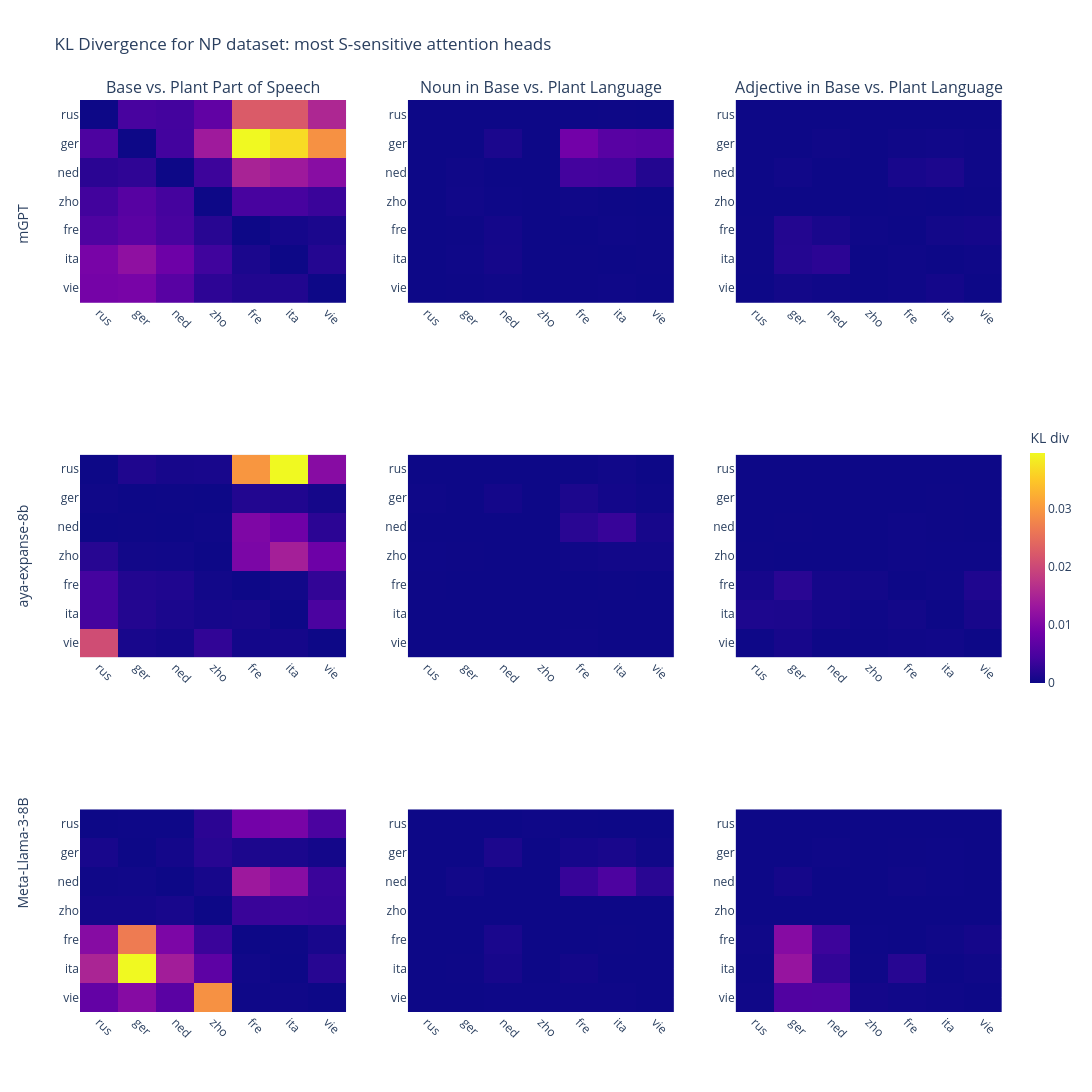

The cell this chart's notebook holds for it:
### Code cell
titles = ["Base vs. Plant Part of Speech", "Noun in Base vs. Plant Language", "Adjective in Base vs. Plant Language"]

fig = make_subplots(rows=3, cols=3, subplot_titles=titles)

# MODEL2HEAD = {
#     "mGPT": (11, 2),
#     "mGPT2": (11, 7),
#     "aya-expanse-8b": (15, 0),
#     "Meta-Llama-3-8B": (14, 25)
# }
# color_scales = ["plasma", "Plotly3", "viridis"]

grids = grids_eng

for idx_model, (model_name, heads) in enumerate(MODEL2HEAD.items()):
    vmin = min(grid.min() for grid in grids[model_name].values() if not np.isnan(grid).all())
    vmax = max(grid.max() for grid in grids[model_name].values() if not np.isnan(grid).all())
    for idx_type, (type_name, title) in enumerate(zip(types, titles)):
        grid = grids[model_name][type_name]
        row = idx_model + 1
        col = idx_type + 1

        # Build annotation text
        text_annotations = [["%.2f" % grid[i, j] for j in range(len(LANGS))] for i in range(len(LANGS))]

        fig.add_trace(go.Heatmap(
            z=grid,
            x=LANGS,
            y=LANGS,
            zmin=vmin,
            zmax=vmax,
            # colorscale=color_scales[idx_model],
            colorscale="plasma",
            # text=text_annotations,
            # texttemplate="%{text}",
            textfont=dict(size=8, color="white"),
            showscale=(row == 1 and col == len(types)),  # only show colorbar on last subplot
            colorbar=dict(
                title='KL div',
                thickness=15,  # width of the colorbar in pixels
                len=0.3,       # length as a fraction of the plot height
            ),
        ), row=row, col=col)

        # Reverse y-axis to match imshow orientation (origin at top-left)
        fig.update_yaxes(autorange='reversed', row=row, col=col)
        fig.update_xaxes(tickangle=45, row=row, col=col)

    fig.update_layout(
        width=1200,
        height=450*len(MODEL2HEAD.keys()),
        title_text=f"KL Divergence for NP dataset: most S-sensitive attention heads",
    )
for idx_model, model_name in enumerate(MODEL2HEAD.keys()):
    # get the y domain of the first col in this row
    axis_key = f"yaxis{idx_model * len(types) + 1 if idx_model > 0 else ''}"
    domain = fig.layout[axis_key].domain
    y_center = (domain[0] + domain[1]) / 2

    fig.add_annotation(
        text=model_name,
        x=-0.05,
        y=y_center,
        xref="paper",
        yref="paper",
        showarrow=False,
        textangle=-90,
        font=dict(size=14),
        xanchor="right",
    )
fig.show()
plotly.offline.plot(fig, filename=f"/Users/fixed/Desktop/saar/thesis/word-order-thesis/output/steer/figures/kl_{EXPERIMENT}_{SRC_LANG}.html", auto_open=False, include_plotlyjs=True)

### Figure 1 — Plotly figure (JSON) as saved in the notebook; plotly's stock layout.template omitted (floating-point values rounded to 4 significant figures)
{"data": [{"colorbar": {"len": 0.3, "thickness": 15, "title": {"text": "KL div"}}, "colorscale": [[0, "#0d0887"], [0.1111, "#46039f"], [0.2222, "#7201a8"], [0.3333, "#9c179e"], [0.4444, "#bd3786"], [0.5556, "#d8576b"], [0.6667, "#ed7953"], [0.7778, "#fb9f3a"], [0.8889, "#fdca26"], [1, "#f0f921"]], "showscale": false, "textfont": {"color": "white", "size": 8}, "type": "heatmap", "x": ["rus", "ger", "ned", "zho", "fre", "ita", "vie"], "xaxis": "x", "y": ["rus", "ger", "ned", "zho", "fre", "ita", "vie"], "yaxis": "y", "z": [[0.0, 0.004651, 0.004245, 0.007091, 0.02256, 0.02226, 0.01545], [0.005073, 0.0, 0.004169, 0.01363, 0.03967, 0.03685, 0.02926], [0.002228, 0.002632, 0.0, 0.00373, 0.01481, 0.01354, 0.01117], [0.004083, 0.006097, 0.004293, 0.0, 0.004643, 0.004474, 0.003451], [0.005261, 0.006521, 0.004624, 0.002054, 0.0, 0.0006555, 0.001103], [0.00943, 0.01184, 0.008344, 0.003949, 0.001103, 0.0, 0.001814], [0.009177, 0.009446, 0.006247, 0.002481, 0.001554, 0.001549, 0.0]], "zmax": 0.03967, "zmin": 0}, {"colorbar": {"len": 0.3, "thickness": 15, "title": {"text": "KL div"}}, "colorscale": [[0, "#0d0887"], [0.1111, "#46039f"], [0.2222, "#7201a8"], [0.3333, "#9c179e"], [0.4444, "#bd3786"], [0.5556, "#d8576b"], [0.6667, "#ed7953"], [0.7778, "#fb9f3a"], [0.8889, "#fdca26"], [1, "#f0f921"]], "showscale": false, "textfont": {"color": "white", "size": 8}, "type": "heatmap", "x": ["rus", "ger", "ned", "zho", "fre", "ita", "vie"], "xaxis": "x2", "y": ["rus", "ger", "ned", "zho", "fre", "ita", "vie"], "yaxis": "y2", "z": [[0.0, 4.696e-06, 3.551e-06, 3.926e-06, 3.271e-05, 6.803e-05, 2.176e-05], [5.634e-07, 0.0, 0.001116, 6.859e-08, 0.008802, 0.006181, 0.00594], [1.085e-06, 0.0002057, 0.0, 8.998e-09, 0.00428, 0.004097, 0.001739], [8.565e-07, 0.0003443, 0.0001074, 0.0, 0.0002492, 5.141e-05, 2.157e-05], [1.509e-06, 5.045e-05, 0.0005297, 3.404e-07, 0.0, 0.0001186, 7.961e-05], [6.256e-08, 0.000133, 0.0006409, 2.362e-08, 7.326e-05, 0.0, 5.799e-05], [9.016e-08, 4.927e-05, 0.0002327, 4.792e-08, 5.818e-05, 0.0001619, 0.0]], "zmax": 0.03967, "zmin": 0}, {"colorbar": {"len": 0.3, "thickness": 15, "title": {"text": "KL div"}}, "colorscale": [[0, "#0d0887"], [0.1111, "#46039f"], [0.2222, "#7201a8"], [0.3333, "#9c179e"], [0.4444, "#bd3786"], [0.5556, "#d8576b"], [0.6667, "#ed7953"], [0.7778, "#fb9f3a"], [0.8889, "#fdca26"], [1, "#f0f921"]], "showscale": true, "textfont": {"color": "white", "size": 8}, "type": "heatmap", "x": ["rus", "ger", "ned", "zho", "fre", "ita", "vie"], "xaxis": "x3", "y": ["rus", "ger", "ned", "zho", "fre", "ita", "vie"], "yaxis": "y3", "z": [[0.0, 3.058e-07, 7.459e-07, 3.14e-07, 2.8e-05, 2.623e-05, 6.205e-06], [3.194e-08, 0.0, 0.0002062, 6.274e-08, 0.0002406, 0.0003092, 0.0001635], [1.761e-08, 0.0003181, 0.0, 5.02e-10, 0.0008303, 0.001162, 0.0001569], [1.002e-06, 1.193e-05, 2.292e-05, 0.0, 4.408e-05, 1.589e-05, 5.379e-05], [5.036e-05, 0.001738, 0.0009304, 0.000128, 0.0, 0.0004383, 0.0006258], [4.963e-05, 0.001754, 0.00232, 4.778e-06, 0.0001626, 0.0, 0.0001405], [3.948e-06, 0.0004407, 0.0002681, 7.602e-08, 0.0001318, 0.0005295, 0.0]], "zmax": 0.03967, "zmin": 0}, {"colorbar": {"len": 0.3, "thickness": 15, "title": {"text": "KL div"}}, "colorscale": [[0, "#0d0887"], [0.1111, "#46039f"], [0.2222, "#7201a8"], [0.3333, "#9c179e"], [0.4444, "#bd3786"], [0.5556, "#d8576b"], [0.6667, "#ed7953"], [0.7778, "#fb9f3a"], [0.8889, "#fdca26"], [1, "#f0f921"]], "showscale": false, "textfont": {"color": "white", "size": 8}, "type": "heatmap", "x": ["rus", "ger", "ned", "zho", "fre", "ita", "vie"], "xaxis": "x4", "y": ["rus", "ger", "ned", "zho", "fre", "ita", "vie"], "yaxis": "y4", "z": [[0.0, 0.00569, 0.003177, 0.003569, 0.1247, 0.166, 0.04594], [0.000964, 0.0, 0.0003265, 0.0001086, 0.006878, 0.006187, 0.002565], [0.0001397, 0.0002038, 0.0, 0.0005083, 0.04232, 0.03554, 0.00986], [0.008285, 0.00177, 0.001302, 0.0, 0.04095, 0.05974, 0.03484], [0.0182, 0.006956, 0.005982, 0.001534, 0.0, 0.001735, 0.01191], [0.01803, 0.007014, 0.004665, 0.002868, 0.003404, 0.0, 0.02057], [0.08639, 0.003626, 0.002207, 0.01168, 0.002095, 0.00253, 0.0]], "zmax": 0.166, "zmin": 0}, {"colorbar": {"len": 0.3, "thickness": 15, "title": {"text": "KL div"}}, "colorscale": [[0, "#0d0887"], [0.1111, "#46039f"], [0.2222, "#7201a8"], [0.3333, "#9c179e"], [0.4444, "#bd3786"], [0.5556, "#d8576b"], [0.6667, "#ed7953"], [0.7778, "#fb9f3a"], [0.8889, "#fdca26"], [1, "#f0f921"]], "showscale": false, "textfont": {"color": "white", "size": 8}, "type": "heatmap", "x": ["rus", "ger", "ned", "zho", "fre", "ita", "vie"], "xaxis": "x5", "y": ["rus", "ger", "ned", "zho", "fre", "ita", "vie"], "yaxis": "y5", "z": [[0.0, 4.002e-05, 3.188e-05, 9.076e-05, 0.0002632, 0.001263, 6.481e-05], [0.0004976, 0.0, 0.002275, 4.986e-05, 0.004781, 0.001987, 0.0007878], [4.173e-05, 2.283e-05, 0.0, 1.316e-05, 0.00911, 0.01373, 0.003217], [0.0004846, 0.0002599, 0.0001472, 0.0, 0.0009158, 0.001621, 0.00177], [0.0003003, 0.0001064, 0.000156, 5.643e-05, 0.0, 0.0003749, 6.433e-05], [3.097e-05, 1.337e-05, 3.336e-05, 8.684e-05, 0.000212, 0.0, 2.455e-05], [7.284e-05, 4.169e-07, 4.293e-05, 2.583e-05, 0.0006882, 0.0001352, 0.0]], "zmax": 0.166, "zmin": 0}, {"colorbar": {"len": 0.3, "thickness": 15, "title": {"text": "KL div"}}, "colorscale": [[0, "#0d0887"], [0.1111, "#46039f"], [0.2222, "#7201a8"], [0.3333, "#9c179e"], [0.4444, "#bd3786"], [0.5556, "#d8576b"], [0.6667, "#ed7953"], [0.7778, "#fb9f3a"], [0.8889, "#fdca26"], [1, "#f0f921"]], "showscale": false, "textfont": {"color": "white", "size": 8}, "type": "heatmap", "x": ["rus", "ger", "ned", "zho", "fre", "ita", "vie"], "xaxis": "x6", "y": ["rus", "ger", "ned", "zho", "fre", "ita", "vie"], "yaxis": "y6", "z": [[0.0, 5.091e-06, 2.466e-06, 6.14e-06, 0.0001186, 0.0001445, 2.172e-05], [1.022e-05, 0.0, 0.0001188, 2.626e-07, 0.000161, 0.0002492, 3.637e-05], [8.81e-06, 0.0002218, 0.0, 8.648e-07, 0.0006051, 0.0002617, 4.045e-06], [0.0001923, 5.788e-05, 0.00014, 0.0, 0.0005811, 0.0004839, 0.0004728], [0.002912, 0.009121, 0.002558, 0.001785, 0.0, 0.0006974, 0.005868], [0.005092, 0.004846, 0.002233, 0.0006163, 0.001808, 0.0, 0.003438], [0.0004851, 0.003297, 0.0003347, 0.0003366, 0.0009238, 0.001188, 0.0]], "zmax": 0.166, "zmin": 0}, {"colorbar": {"len": 0.3, "thickness": 15, "title": {"text": "KL div"}}, "colorscale": [[0, "#0d0887"], [0.1111, "#46039f"], [0.2222, "#7201a8"], [0.3333, "#9c179e"], [0.4444, "#bd3786"], [0.5556, "#d8576b"], [0.6667, "#ed7953"], [0.7778, "#fb9f3a"], [0.8889, "#fdca26"], [1, "#f0f921"]], "showscale": false, "textfont": {"color": "white", "size": 8}, "type": "heatmap", "x": ["rus", "ger", "ned", "zho", "fre", "ita", "vie"], "xaxis": "x7", "y": ["rus", "ger", "ned", "zho", "fre", "ita", "vie"], "yaxis": "y7", "z": [[0.0, 0.0004151, 0.0004479, 0.009206, 0.03595, 0.03819, 0.01964], [0.003425, 0.0, 0.002043, 0.00801, 0.004568, 0.004378, 0.002277], [0.000848, 0.001119, 0.0, 0.003203, 0.05375, 0.04497, 0.01394], [0.002054, 0.0023, 0.003344, 0.0, 0.01363, 0.01409, 0.01299], [0.04403, 0.1072, 0.03967, 0.01399, 0.0, 0.0002545, 0.003371], [0.06089, 0.1597, 0.05667, 0.02705, 0.001188, 0.0, 0.008135], [0.0294, 0.04378, 0.02567, 0.1178, 0.0006656, 0.0008283, 0.0]], "zmax": 0.1597, "zmin": 0}, {"colorbar": {"len": 0.3, "thickness": 15, "title": {"text": "KL div"}}, "colorscale": [[0, "#0d0887"], [0.1111, "#46039f"], [0.2222, "#7201a8"], [0.3333, "#9c179e"], [0.4444, "#bd3786"], [0.5556, "#d8576b"], [0.6667, "#ed7953"], [0.7778, "#fb9f3a"], [0.8889, "#fdca26"], [1, "#f0f921"]], "showscale": false, "textfont": {"color": "white", "size": 8}, "type": "heatmap", "x": ["rus", "ger", "ned", "zho", "fre", "ita", "vie"], "xaxis": "x8", "y": ["rus", "ger", "ned", "zho", "fre", "ita", "vie"], "yaxis": "y8", "z": [[0.0, 1.604e-05, 1.189e-05, 0.0005436, 0.0002467, 6.919e-05, 1.611e-05], [2.837e-05, 0.0, 0.004754, 2.246e-05, 0.00264, 0.003819, 0.0009993], [1.058e-06, 0.001603, 0.0, 2.343e-05, 0.01297, 0.02053, 0.008741], [5.109e-05, 4.761e-05, 7.061e-05, 0.0, 3.87e-05, 3.378e-05, 6.908e-05], [4.178e-06, 5.208e-05, 0.004112, 8.197e-06, 0.0, 0.0001904, 9.418e-05], [2.816e-07, 0.0002055, 0.003043, 2.665e-06, 0.001837, 0.0, 9.898e-05], [8.077e-06, 2.962e-05, 0.000419, 0.0003829, 0.00074, 0.0005904, 0.0]], "zmax": 0.1597, "zmin": 0}, {"colorbar": {"len": 0.3, "thickness": 15, "title": {"text": "KL div"}}, "colorscale": [[0, "#0d0887"], [0.1111, "#46039f"], [0.2222, "#7201a8"], [0.3333, "#9c179e"], [0.4444, "#bd3786"], [0.5556, "#d8576b"], [0.6667, "#ed7953"], [0.7778, "#fb9f3a"], [0.8889, "#fdca26"], [1, "#f0f921"]], "showscale": false, "textfont": {"color": "white", "size": 8}, "type": "heatmap", "x": ["rus", "ger", "ned", "zho", "fre", "ita", "vie"], "xaxis": "x9", "y": ["rus", "ger", "ned", "zho", "fre", "ita", "vie"], "yaxis": "y9", "z": [[0.0, 1.727e-06, 3.92e-06, 0.0001217, 7.602e-06, 4.306e-05, 2.437e-06], [8.909e-08, 0.0, 0.0005078, 1.463e-06, 0.0003125, 0.0004153, 5.194e-05], [1.503e-07, 0.002537, 0.0, 2.859e-07, 0.0008365, 0.0004103, 0.0001412], [1.885e-05, 4.509e-06, 2.716e-05, 0.0, 6.524e-05, 6.22e-05, 1.7e-05], [0.0009033, 0.04385, 0.01496, 0.0004391, 0.0, 0.0008452, 0.002447], [0.0001725, 0.05063, 0.01166, 0.0004919, 0.008006, 0.0, 0.0009001], [0.0008203, 0.02232, 0.0216, 0.002252, 0.001341, 0.0007705, 0.0]], "zmax": 0.1597, "zmin": 0}], "layout": {"annotations": [{"font": {"size": 16}, "showarrow": false, "text": "Base vs. Plant Part of Speech", "x": 0.1444, "xanchor": "center", "xref": "paper", "y": 1, "yanchor": "bottom", "yref": "paper"}, {"font": {"size": 16}, "showarrow": false, "text": "Noun in Base vs. Plant Language", "x": 0.5, "xanchor": "center", "xref": "paper", "y": 1, "yanchor": "bottom", "yref": "paper"}, {"font": {"size": 16}, "showarrow": false, "text": "Adjective in Base vs. Plant Language", "x": 0.8556, "xanchor": "center", "xref": "paper", "y": 1, "yanchor": "bottom", "yref": "paper"}, {"font": {"size": 14}, "showarrow": false, "text": "mGPT", "textangle": -90, "x": -0.05, "xanchor": "right", "xref": "paper", "y": 0.8889, "yref": "paper"}, {"font": {"size": 14}, "showarrow": false, "text": "aya-expanse-8b", "textangle": -90, "x": -0.05, "xanchor": "right", "xref": "paper", "y": 0.5, "yref": "paper"}, {"font": {"size": 14}, "showarrow": false, "text": "Meta-Llama-3-8B", "textangle": -90, "x": -0.05, "xanchor": "right", "xref": "paper", "y": 0.1111, "yref": "paper"}], "height": 1350, "title": {"text": "KL Divergence for NP dataset: most S-sensitive attention heads"}, "width": 1200, "xaxis": {"anchor": "y", "domain": [0, 0.2889], "tickangle": 45}, "xaxis2": {"anchor": "y2", "domain": [0.3556, 0.6444], "tickangle": 45}, "xaxis3": {"anchor": "y3", "domain": [0.7111, 1], "tickangle": 45}, "xaxis4": {"anchor": "y4", "domain": [0, 0.2889], "tickangle": 45}, "xaxis5": {"anchor": "y5", "domain": [0.3556, 0.6444], "tickangle": 45}, "xaxis6": {"anchor": "y6", "domain": [0.7111, 1], "tickangle": 45}, "xaxis7": {"anchor": "y7", "domain": [0, 0.2889], "tickangle": 45}, "xaxis8": {"anchor": "y8", "domain": [0.3556, 0.6444], "tickangle": 45}, "xaxis9": {"anchor": "y9", "domain": [0.7111, 1], "tickangle": 45}, "yaxis": {"anchor": "x", "autorange": "reversed", "domain": [0.7778, 1]}, "yaxis2": {"anchor": "x2", "autorange": "reversed", "domain": [0.7778, 1]}, "yaxis3": {"anchor": "x3", "autorange": "reversed", "domain": [0.7778, 1]}, "yaxis4": {"anchor": "x4", "autorange": "reversed", "domain": [0.3889, 0.6111]}, "yaxis5": {"anchor": "x5", "autorange": "reversed", "domain": [0.3889, 0.6111]}, "yaxis6": {"anchor": "x6", "autorange": "reversed", "domain": [0.3889, 0.6111]}, "yaxis7": {"anchor": "x7", "autorange": "reversed", "domain": [0, 0.2222]}, "yaxis8": {"anchor": "x8", "autorange": "reversed", "domain": [0, 0.2222]}, "yaxis9": {"anchor": "x9", "autorange": "reversed", "domain": [0, 0.2222]}}}
